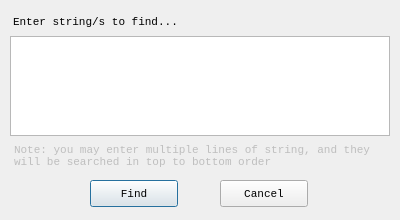
<?xml version="1.0" encoding="UTF-8"?>
<ui version="4.0">
 <class>DlgFind</class>
 <widget class="QDialog" name="DlgFind">
  <property name="geometry">
   <rect>
    <x>0</x>
    <y>0</y>
    <width>400</width>
    <height>220</height>
   </rect>
  </property>
  <property name="minimumSize">
   <size>
    <width>400</width>
    <height>220</height>
   </size>
  </property>
  <property name="maximumSize">
   <size>
    <width>400</width>
    <height>220</height>
   </size>
  </property>
  <property name="font">
   <font>
    <family>Monospace</family>
    <pointsize>8</pointsize>
   </font>
  </property>
  <property name="windowTitle">
   <string>Find</string>
  </property>
  <widget class="QPlainTextEdit" name="txtFindString">
   <property name="geometry">
    <rect>
     <x>10</x>
     <y>36</y>
     <width>380</width>
     <height>100</height>
    </rect>
   </property>
   <property name="lineWrapMode">
    <enum>QPlainTextEdit::NoWrap</enum>
   </property>
  </widget>
  <widget class="QLabel" name="lblTxtHead">
   <property name="geometry">
    <rect>
     <x>13</x>
     <y>14</y>
     <width>331</width>
     <height>16</height>
    </rect>
   </property>
   <property name="text">
    <string>Enter string/s to find...</string>
   </property>
  </widget>
  <widget class="QLabel" name="lblTxtNote">
   <property name="enabled">
    <bool>false</bool>
   </property>
   <property name="geometry">
    <rect>
     <x>14</x>
     <y>140</y>
     <width>375</width>
     <height>31</height>
    </rect>
   </property>
   <property name="text">
    <string>Note: you may enter multiple lines of string, and they will be searched in top to bottom order</string>
   </property>
   <property name="alignment">
    <set>Qt::AlignLeading|Qt::AlignLeft|Qt::AlignVCenter</set>
   </property>
   <property name="wordWrap">
    <bool>true</bool>
   </property>
  </widget>
  <widget class="QPushButton" name="pshbtnFindIt">
   <property name="geometry">
    <rect>
     <x>90</x>
     <y>180</y>
     <width>88</width>
     <height>27</height>
    </rect>
   </property>
   <property name="text">
    <string>Find</string>
   </property>
  </widget>
  <widget class="QPushButton" name="pshbtnCancel">
   <property name="geometry">
    <rect>
     <x>220</x>
     <y>180</y>
     <width>88</width>
     <height>27</height>
    </rect>
   </property>
   <property name="text">
    <string>Cancel</string>
   </property>
  </widget>
 </widget>
 <resources/>
 <connections/>
</ui>
